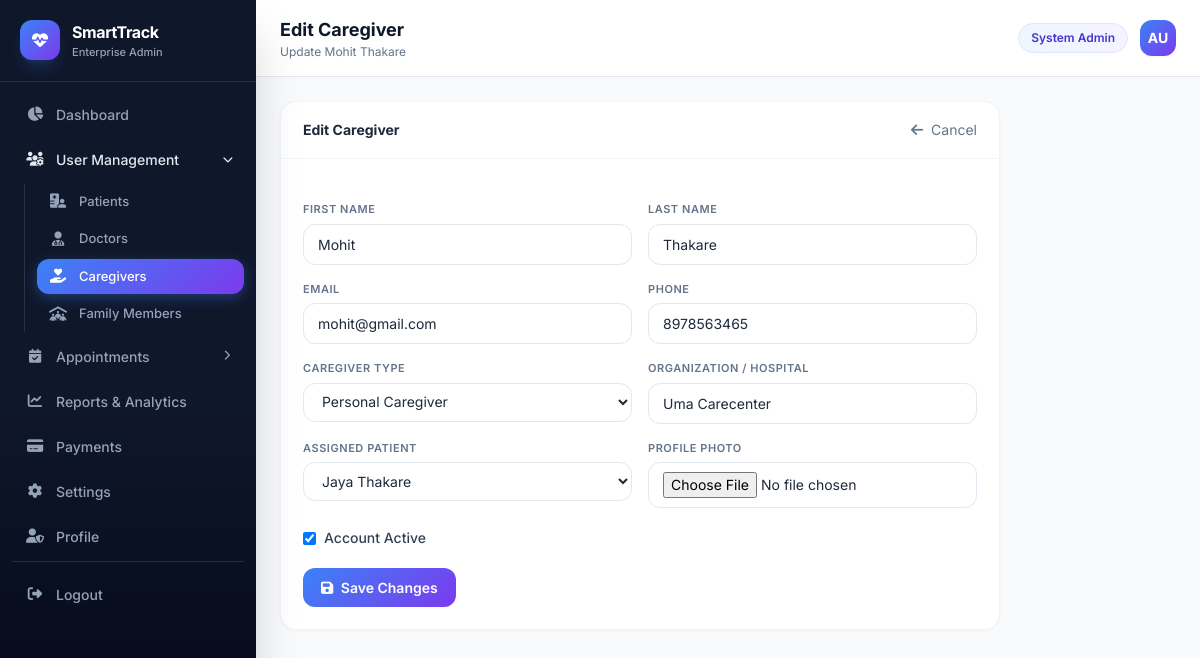
The app's page /system-admin/caregivers/13/edit/ (signed in) with its own data.
### apps/accounts/models.py (models this page shows, shortened)
class CustomUser(AbstractUser):
    ROLE_CHOICES = (
        ('patient', 'Patient'),
        ('doctor', 'Doctor'),
        ('admin', 'Admin'),
        ('caregiver', 'Caregiver'),
        ('family', 'Family Member'),
    )
    role = models.CharField(max_length=20, choices=ROLE_CHOICES, default='patient')
    is_email_verified = models.BooleanField(default=False, help_text='Email verified (is_verified)')
    otp_verified = models.BooleanField(default=False)
    last_activity = models.DateTimeField(null=True, blank=True)
    created_at = models.DateTimeField(auto_now_add=True)
    updated_at = models.DateTimeField(auto_now=True)
    class Meta:
        db_table = 'auth_user'
        indexes = [
            models.Index(fields=['role', 'is_active']),
            models.Index(fields=['email']),
        ]
    def get_full_name(self):
        from apps.profiles.profile_bridge import get_user_full_name
        return get_user_full_name(self)
    @property
    def phone(self):
        from apps.profiles.profile_bridge import get_user_phone
        return get_user_phone(self)
    @property
    def profile_completed(self):
        from apps.profiles.profile_bridge import is_profile_completed
        return is_profile_completed(self)

### apps/caregiver/models.py (models this page shows, shortened)
class CaregiverProfile(models.Model):
    CAREGIVER_TYPE_CHOICES = CAREGIVER_TYPE_CHOICES
    RELATION_CHOICES = [
        ('nurse', 'Nurse'),
        ('hospital_staff', 'Hospital Staff'),
        ('family_member', 'Family Member'),
        ('friend', 'Friend'),
        ('hired', 'Hired Caregiver'),
        ('other', 'Other'),
    ]
    user = models.OneToOneField(CustomUser, on_delete=models.CASCADE, related_name='caregiver_profile')
    cg_id = models.CharField(max_length=20, unique=True, blank=True)
    full_name = models.CharField(max_length=200, blank=True)
    date_of_birth = models.DateField(null=True, blank=True)
    gender = models.CharField(max_length=10, blank=True)
    receive_emergency_alerts = models.BooleanField(default=True)
    priority_contact = models.BooleanField(default=False)
    caregiver_type = models.CharField(max_length=20, choices=CAREGIVER_TYPE_CHOICES, default='personal')
    relation = models.CharField(max_length=30, choices=RELATION_CHOICES, default='family_member')
    license_number = models.CharField(max_length=50, blank=True)
    hospital_name = models.CharField(max_length=200, blank=True)
    phone = models.CharField(max_length=20, blank=True)
    address = models.TextField(blank=True)
    bio = models.TextField(blank=True)
    profile_photo = models.ImageField(upload_to='profiles/caregivers/', null=True, blank=True)
    organization = models.CharField(max_length=200, blank=True)
    organization_name = models.CharField(max_length=200, blank=True)
    specialization = models.CharField(max_length=200, blank=True)
    assigned_patient = models.ForeignKey(
        CustomUser, on_delete=models.SET_NULL, null=True, blank=True,
        related_name='primary_caregiver_profile_link', limit_choices_to={'role': 'patient'},
    )
    access_level = models.CharField(max_length=30, default='standard', blank=True)
    assignment_start_date = models.DateField(null=True, blank=True)
    assignment_end_date = models.DateField(null=True, blank=True)
    assignment_status = models.CharField(max_length=15, default='active', blank=True)
    onboarding_completed = models.BooleanField(default=False)
    shift_start = models.TimeField(null=True, blank=True)
    shift_end = models.TimeField(null=True, blank=True)
    emergency_contact = models.CharField(max_length=100, blank=True)
    is_available = models.BooleanField(default=True)
    created_at = models.DateTimeField(auto_now_add=True)
    updated_at = models.DateTimeField(auto_now=True)
    class Meta:
        db_table = 'caregiver_profile'

### apps/system_admin/views.py (the view, shortened to what this page needs)
# urls.py: path('caregivers/<int:user_id>/edit/', views.caregiver_form, name='system_admin_caregiver_edit'),
@admin_required
def caregiver_form(request, user_id=None):
    caregiver = get_object_or_404(CustomUser, id=user_id, role='caregiver') if user_id else None
    profile = CaregiverProfile.objects.filter(user=caregiver).first() if caregiver else None
    editing = caregiver is not None
    patients = CustomUser.objects.filter(role='patient', is_active=True).order_by('first_name')
    current_patient = None
    if editing:
        assign = CaregiverPatientAssignment.objects.filter(
            caregiver=caregiver, status='active',
        ).values_list('patient_id', flat=True).first()
        current_patient = assign
    return render(request, 'system_admin/caregivers/form.html', {
        'caregiver': caregiver, 'profile': profile, 'editing': editing,
        'patients': patients, 'current_patient': current_patient,
        'page_title': 'Edit Caregiver' if editing else 'Add Caregiver',
        'page_subtitle': f'Update {caregiver.get_full_name()}' if editing else 'Register a new caregiver',
    })

### apps/caregiver/access.py (called while the page is built, shortened)
def get_active_patient_context(request):
    actor = request.user
    return {
        'patient': None,
        'actor': actor,
        'caregiver_mode': False,
        'assignment': None,
    }

### apps/caregiver/context_processors.py (called while the page is built, shortened)
def caregiver_mode_context(request):
    if not request.user.is_authenticated or request.user.role != 'caregiver':
        return {}

### apps/dashboard/sidebar.py (called while the page is built, shortened)
def get_sidebar_active(request):
    match = getattr(request, 'resolver_match', None)
    url_name = match.url_name if match else None
    path = request.path
    if not path.endswith('/'):
        path = path + '/'
    if path.startswith('/medicines/activities/'):
        return 'activities'
    return ''

def sidebar_active_context(request):
    return {'sidebar_active': get_sidebar_active(request)}

### apps/notifications/context_processors.py (called while the page is built)
def notification_context(request):
    if not getattr(request, 'user', None) or not request.user.is_authenticated:
        return {}
    base = get_notifications_for_request(request)
    unread_count = base.filter(is_read=False).count()
    latest_id = base.aggregate(m=Max('id'))['m'] or 0
    return {
        'unread_count': unread_count,
        'latest_notification_id': latest_id,
    }

### apps/notifications/services.py (called while the page is built, shortened)
def get_notifications_for_user(user):
    if not user or not user.is_authenticated:
        return Notification.objects.none()
    return Notification.objects.filter(user=user)

def get_notifications_for_request(request):
    from apps.caregiver.access import get_active_patient_context
    ctx = get_active_patient_context(request)
    if ctx['caregiver_mode'] and ctx['patient']:
        return Notification.objects.filter(user=ctx['patient'])
    return get_notifications_for_user(request.user)

### apps/profiles/models.py (called while the page is built)
    @property
    def full_name(self):
        parts = [self.first_name, self.middle_name, self.last_name]
        name = ' '.join(p for p in parts if p).strip()
        return name or self.user.get_full_name()

### apps/profiles/profile_bridge.py (called while the page is built)
def get_role_profile(user):
    if not user or not getattr(user, 'is_authenticated', True):
        return None
    role = getattr(user, 'role', None)
    try:
        if role == 'patient':
            return user.patient_profile
        if role == 'doctor':
            return user.doctor_profile
        if role == 'caregiver':
            return user.caregiver_profile
        if role == 'family':
            return getattr(user, 'family_member_profile', None)
    except Exception:
        return None
    return None

### templates/system_admin/caregivers/form.html (shortened to what this page needs)
{% extends 'system_admin/base.html' %}
{% block page_title %}{{ page_title }}{% endblock %}
{% block page_subtitle %}{{ page_subtitle }}{% endblock %}
{% block content %}
<div class="admin-form-panel animate-fade-in">
  <div class="admin-panel">
    <div class="admin-panel-header">
      <h3 class="font-bold text-slate-800 text-sm">{% if editing %}Edit Caregiver{% else %}Add Caregiver{% endif %}</h3>
      {% if editing %}<a href="{% url 'system_admin_caregiver_detail' caregiver.id %}" class="text-sm text-slate-500 hover:text-slate-700"><i class="fas fa-arrow-left mr-1"></i> Cancel</a>{% endif %}
    </div>
    <form method="POST" enctype="multipart/form-data" class="admin-panel-body space-y-5">{% csrf_token %}
      <div class="admin-form-grid">
        <div><label class="admin-form-label">First Name</label><input name="first_name" value="{{ caregiver.first_name|default:'' }}" required class="admin-input w-full"></div>
        <div><label class="admin-form-label">Last Name</label><input name="last_name" value="{{ caregiver.last_name|default:'' }}" required class="admin-input w-full"></div>
        <div><label class="admin-form-label">Email</label><input name="email" type="email" value="{{ caregiver.email|default:'' }}" required class="admin-input w-full"></div>
        <div><label class="admin-form-label">Phone</label><input name="phone" value="{{ caregiver.phone|default:'' }}" class="admin-input w-full"></div>
        <div>
          <label class="admin-form-label">Caregiver Type</label>
          <select name="caregiver_type" class="admin-input w-full">
            <option value="personal" {% if profile and profile.caregiver_type == 'personal' %}selected{% endif %}>Personal Caregiver</option>
          </select>
        </div>
        <div><label class="admin-form-label">Organization / Hospital</label><input name="hospital_name" value="{% if profile %}{{ profile.hospital_name }}{% endif %}" class="admin-input w-full"></div>
        <div>
          <label class="admin-form-label">Assigned Patient</label>
          <select name="assigned_patient" class="admin-input w-full">
            {% for p in patients %}
            <option value="{{ p.id }}" {% if current_patient == p.id %}selected{% endif %}>{{ p.get_full_name }}</option>
            {% endfor %}
          </select>
        </div>
        <div><label class="admin-form-label">Profile Photo</label><input name="profile_photo" type="file" accept="image/*" class="admin-input w-full text-sm"></div>
        {% if editing %}
        <div class="col-span-2 flex items-center gap-2 pt-1">
          <input type="checkbox" name="is_active" id="cg_active" {% if caregiver.is_active %}checked{% endif %}>
          <label for="cg_active" class="text-sm font-medium text-slate-700">Account Active</label>
        </div>
        {% endif %}
      </div>
      <button type="submit" class="admin-btn-primary"><i class="fas fa-save mr-1"></i> {% if editing %}Save Changes{% else %}Create Caregiver{% endif %}</button>
    </form>
  </div>
</div>
{% endblock %}

### templates/system_admin/base.html (shortened to what this page needs)
{% load static %}
<!DOCTYPE html>
<html lang="en">
<head>
  <link rel="stylesheet" href="https://cdnjs.cloudflare.com/ajax/libs/font-awesome/6.5.0/css/all.min.css">
  <script src="https://cdn.tailwindcss.com"></script>
  <link rel="stylesheet" href="{% static 'css/main.css' %}">
  <link rel="stylesheet" href="{% static 'css/admin_dashboard.css' %}?v=4">
</head>
<body class="admin-shell bg-slate-50 text-slate-800 font-sans antialiased">
<div class="flex min-h-screen">
  {% include 'system_admin/includes/sidebar.html' %}
  <main id="adminMain" class="admin-main flex-1 lg:ml-64 min-h-screen min-w-0">
    <header class="bg-white border-b border-slate-200 px-4 sm:px-6 py-4 flex items-center justify-between sticky top-0 z-30">
      <div class="flex items-center gap-3 min-w-0">
        <div class="min-w-0">
          <h1 class="font-bold text-slate-900 text-lg truncate">{% block page_title %}Dashboard{% endblock %}</h1>
          <p class="text-xs text-slate-500 truncate">{% block page_subtitle %}SmartTrack Enterprise Administration{% endblock %}</p>
        </div>
      </div>
      <div class="flex items-center gap-3 flex-shrink-0">
        <span class="hidden sm:inline text-xs bg-gradient-to-r from-blue-50 to-violet-50 text-indigo-700 px-3 py-1.5 rounded-full font-semibold border border-indigo-100">System Admin</span>
        <a href="{% url 'system_admin_profile' %}" class="w-9 h-9 rounded-xl bg-gradient-to-br from-blue-500 to-violet-600 flex items-center justify-center text-white font-bold text-sm shadow-sm hover:shadow-md transition" title="Profile">
          {{ user.first_name|first|default:"A" }}{{ user.last_name|first }}
        </a>
      </div>
    </header>
    <div class="p-4 sm:p-6">{% block content %}{% endblock %}</div>
  </main>
</div>
</body>
</html>

### static/css/main.css (style rules this page uses)
*, *::before, *::after { box-sizing: border-box; margin: 0; padding: 0; }
html { scroll-behavior: smooth; }
body { font-family: 'Inter', sans-serif; -webkit-font-smoothing: antialiased; }
.animate-fade-in { animation: fadeIn 0.4s ease; }

### static/css/admin_dashboard.css (style rules this page uses)
.admin-shell { font-family: 'Inter', sans-serif; }
.admin-main { transition: margin-left 0.25s ease; }
.admin-panel { background: #fff; border: 1px solid #f1f5f9; border-radius: 16px; box-shadow: 0 1px 3px rgba(0,0,0,0.04); overflow: hidden; }
.admin-panel-header { padding: 18px 22px; border-bottom: 1px solid #f1f5f9; display: flex; align-items: center; justify-content: space-between; flex-wrap: wrap; gap: 12px; }
.admin-panel-body { padding: 22px; }
.admin-form-panel { max-width: 720px; }
.admin-form-grid { display: grid; grid-template-columns: 1fr; gap: 16px; }
@media (min-width: 640px) { .admin-form-grid { grid-template-columns: 1fr 1fr; } }
@media (min-width: 640px) { .admin-form-grid .col-span-2 { grid-column: span 2; } }
.admin-form-label { display: block; font-size: 0.6875rem; font-weight: 600; text-transform: uppercase; letter-spacing: 0.05em; color: #64748b; margin-bottom: 6px; }
.admin-input { padding: 9px 14px; border: 1px solid #e2e8f0; border-radius: 12px; font-size: 0.875rem; background: #fff; transition: all 0.2s ease; min-width: 0; }
.admin-btn-primary { padding: 9px 18px; background: linear-gradient(135deg, #3b82f6, #7c3aed); color: #fff; border: none; border-radius: 12px; font-size: 0.875rem; font-weight: 600; cursor: pointer; transition: all 0.2s ease; }

### records on screen
CaregiverProfile: caregiver_type "Personal Caregiver", hospital_name "Uma Carecenter"

### other values on screen
{{ page_title }} "Edit Caregiver"
{{ page_subtitle }} "Update Mohit Thakare"
{{ user.first_name|first|default:"A" }} "A"
{{ user.last_name|first }} "U"
form field assigned_patient "Jaya Thakare"
